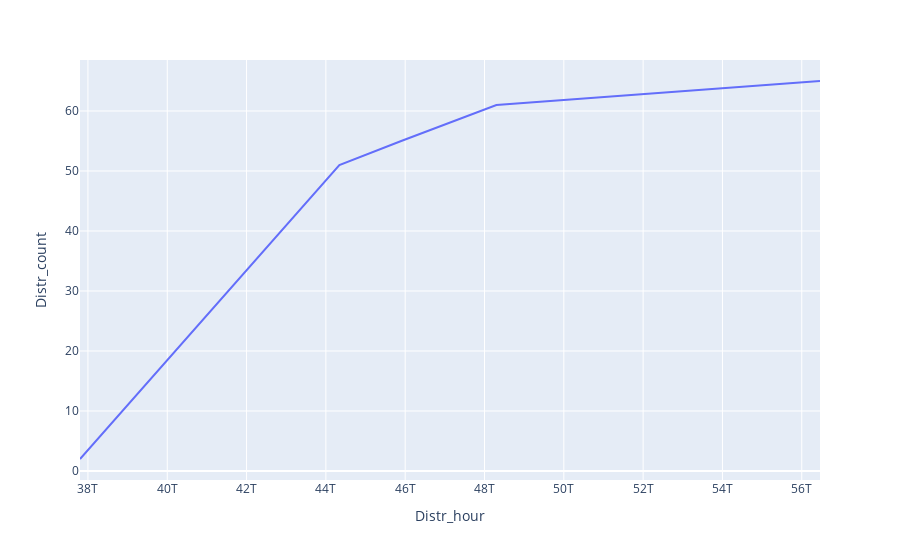

Write notebook code for a chart like this one.
### Code cell
px.line(data_frame=df_test, x="Distr_hour", y="Distr_count")

### Figure 1 — Plotly figure (JSON) as saved in the notebook; plotly's stock layout.template omitted (floating-point values rounded to 4 significant figures)
{"data": [{"hovertemplate": "Distr_hour=%{x}<br>Distr_count=%{y}<extra></extra>", "legendgroup": "", "line": {"color": "#636efa", "dash": "solid"}, "mode": "lines", "name": "", "orientation": "v", "showlegend": false, "type": "scatter", "x": [37800000000000, 44340000000000, 45900000000000, 48300000000000, 56460000000000], "xaxis": "x", "y": [2, 51, 55, 61, 65], "yaxis": "y"}], "layout": {"legend": {"tracegroupgap": 0}, "margin": {"t": 60}, "xaxis": {"anchor": "y", "domain": [0, 1], "title": {"text": "Distr_hour"}}, "yaxis": {"anchor": "x", "domain": [0, 1], "title": {"text": "Distr_count"}}}}
